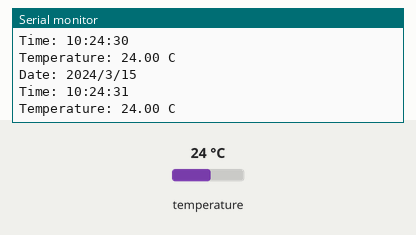
Recording of a sketch running on a simulated Arduino Uno, built with avr-gcc and run on an emulated ATmega328P. Shown: the last lines printed to the serial monitor. Inputs (shaded band) come from the test bench; at power-on: temperature 24 °C. The local clock reads 2024-03-15 10:24:30 at power-on unless the sketch sets it.

Above: at 1.8 s.
1.9 s: temperature set to 12 °C
At 2.4 s:
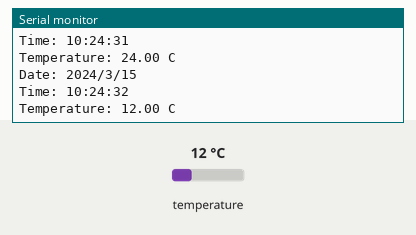
3.4 s: temperature set to 19 °C
At 4.8 s:
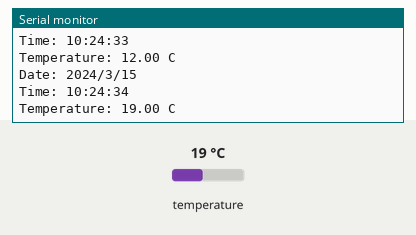
Timing chart, 0 to 6.4 s (numbered marks = the images above; inputs shaded):
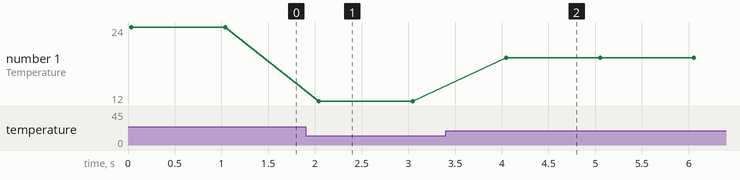

The sketch:

RTC_DS3231.ino
```cpp
// output time to serial monitor


#include <Wire.h>
#include <RTClib.h>

RTC_DS3231 rtc;

void setup() {
  Serial.begin(9600);

  if (!rtc.begin()) {
    Serial.println("Couldn't find RTC");
    while (1);
  }

  // Uncomment to set the RTC to the date & time this sketch was compiled
  // rtc.adjust(DateTime(F(__DATE__), F(__TIME__)));


  // Year, Month, Day, Hour, Minute, Second
// rtc.adjust(DateTime(2023, 11, 15, 14, 30, 0));

  if (rtc.lostPower()) {
    Serial.println("RTC lost power, setting time!");
    rtc.adjust(DateTime(F(__DATE__), F(__TIME__)));
  }
}

void loop() {
  DateTime now = rtc.now();

  Serial.print("Date: ");
  Serial.print(now.year(), DEC);
  Serial.print('/');
  Serial.print(now.month(), DEC);
  Serial.print('/');
  Serial.println(now.day(), DEC);

  Serial.print("Time: ");
  Serial.print(now.hour(), DEC);
  Serial.print(':');
  Serial.print(now.minute(), DEC);
  Serial.print(':');
  Serial.println(now.second(), DEC);

  Serial.print("Temperature: ");
  Serial.print(rtc.getTemperature());
  Serial.println(" C");

  Serial.println();
  delay(1000);
}
```

Measured:
- after the input at 1.9 s, the serial monitor: prints a new line after 0.14 s (image 1)
- after the input at 3.4 s, the serial monitor: prints a new line after 0.65 s (image 2)
- plotted number 1: 24 → 12 after the input at 1.9 s, 12 → 19 after the input at 3.4 s
